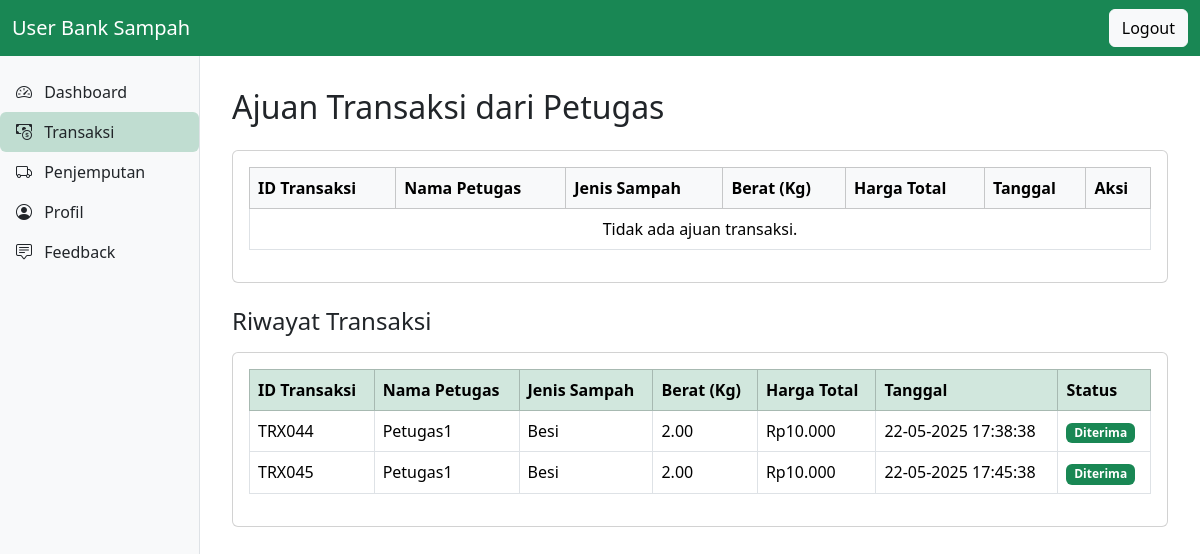
The app's page /user/user_transaksi.php (signed in), older data.
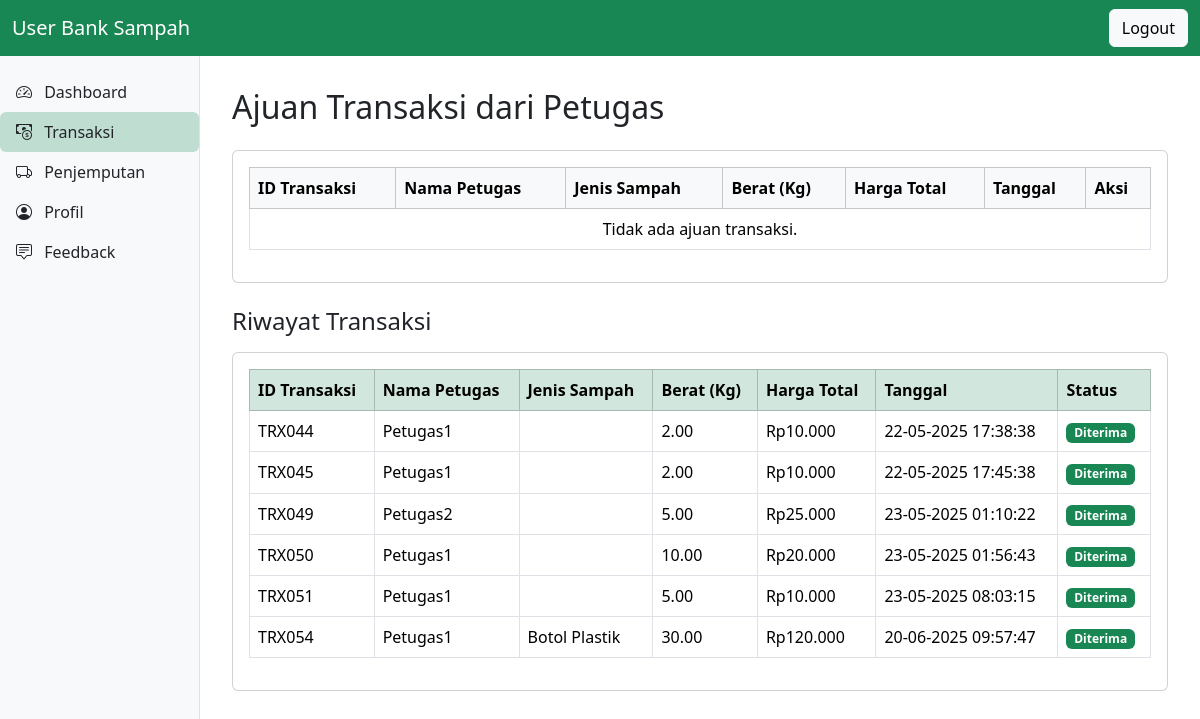
The same page, newer data.
### tables this page shows
CREATE TABLE `transaksi` (
  `id_transaksi` int(10) UNSIGNED NOT NULL,
  `id_petugas` int(10) UNSIGNED NOT NULL,
  `id_user` int(10) UNSIGNED NOT NULL,
  `id_sampah` int(10) UNSIGNED NOT NULL,
  `nama_sampah` varchar(100) DEFAULT NULL,
  `jumlah` decimal(10,2) DEFAULT NULL,
  `harga` decimal(10,2) DEFAULT NULL,
  `tanggal` datetime DEFAULT NULL,
  `status` enum('menunggu','diterima','ditolak') NOT NULL DEFAULT 'menunggu'
);

CREATE TABLE `petugas` (
  `id_petugas` int(10) UNSIGNED NOT NULL,
  `nama_petugas` varchar(75) DEFAULT NULL,
  `username` varchar(50) DEFAULT NULL,
  `password` varchar(255) NOT NULL,
  `no_hp` varchar(20) NOT NULL,
  `role` enum('petugas') DEFAULT NULL
);

### user/user_transaksi.php (the view, shortened to what the changed rows need)
<?php
require_once '../config/db.php';
$username = $_SESSION['username'] ?? 'User';
$queryUser = $conn->prepare("SELECT id_user FROM user WHERE username = ?");
$queryUser->bind_param("s", $username);
$queryUser->execute();
$resultUser = $queryUser->get_result();
$dataUser = $resultUser->fetch_assoc();
$id_user = $dataUser['id_user'] ?? 0;
?>
<!DOCTYPE html>
<html lang="id">
    <head>
        <link href="https://cdn.jsdelivr.net/npm/bootstrap@5.3.3/dist/css/bootstrap.min.css" rel="stylesheet" />
        <link href="https://cdn.jsdelivr.net/npm/bootstrap-icons@1.10.5/font/bootstrap-icons.css" rel="stylesheet" />
        <link href="../assets/css/masyarakat.css" rel="stylesheet" />
    </head>
    <body>
        <main class="main-content">
            <h2 class="mb-4">Ajuan Transaksi dari Petugas</h2>
            <div class="card mb-4">
                <div class="card-body table-responsive">
                    <table class="table table-bordered">
                        <thead class="table-light">
                            <tr>
                                <th>ID Transaksi</th>
                                <th>Nama Petugas</th>
                                <th>Jenis Sampah</th>
                                <th>Berat (Kg)</th>
                                <th>Harga Total</th>
                                <th>Tanggal</th>
                                <th>Aksi</th>
                            </tr>
                        </thead>
                    </table>
                </div>
            </div>
            <div class="card">
                <div class="card-body table-responsive">
                    <table class="table table-bordered">
                        <thead class="table-success">
                            <tr>
                                <th>ID Transaksi</th>
                                <th>Nama Petugas</th>
                                <th>Jenis Sampah</th>
                                <th>Berat (Kg)</th>
                                <th>Harga Total</th>
                                <th>Tanggal</th>
                                <th>Status</th>
                            </tr>
                        </thead>
                        <tbody>
                        <?php
                        $sql = "SELECT t.*, p.nama_petugas, (t.harga * t.jumlah) AS total_harga
                                FROM transaksi t
                                JOIN petugas p ON t.id_petugas = p.id_petugas
                                WHERE t.id_user = ? AND t.status IN ('diterima', 'ditolak')";
                        $stmt = $conn->prepare($sql);
                        $stmt->bind_param("i", $id_user);
                        $stmt->execute();
                        $result = $stmt->get_result();
                        if ($result->num_rows > 0) {
                            while ($row = $result->fetch_assoc()) {
                                $badge = $row['status'] === 'diterima' ? 'success' : 'danger';
                                echo "<tr>
                                    <td>TRX" . str_pad($row['id_transaksi'], 3, '0', STR_PAD_LEFT) . "</td>
                                    <td>{$row['nama_petugas']}</td>
                                    <td>{$row['nama_sampah']}</td>
                                    <td>{$row['jumlah']}</td>
                                    <td>Rp" . number_format($row['total_harga'], 0, ',', '.') . "</td>
                                    <td>" . date('d-m-Y H:i:s', strtotime($row['tanggal'])) . "</td>
                                    <td><span class='badge bg-$badge'>" . ucfirst($row['status']) . "</span></td>
                                </tr>";
                            }
                        } else {
                            echo "<tr><td colspan='7' class='text-center'>Tidak ada riwayat transaksi.</td></tr>";
                        }
                        ?>
                        </tbody>
                    </table>
                </div>
            </div>
        </main>
    </body>
</html>

Row changes from the older to the newer data that the page shows:
changed transaksi "044": nama_sampah "Besi" → (not shown)
changed transaksi "045": nama_sampah "Besi" → (not shown)
added transaksi: id_transaksi "049", id_petugas.nama_petugas "Petugas2", jumlah "5.00", total_harga "25.000", tanggal "23-05-2025 01:10:22", status "Diterima"
added transaksi: id_transaksi "050", id_petugas.nama_petugas "Petugas1", jumlah "10.00", total_harga "20.000", tanggal "23-05-2025 01:56:43", status "Diterima"
added transaksi: id_transaksi "051", id_petugas.nama_petugas "Petugas1", jumlah "5.00", total_harga "10.000", tanggal "23-05-2025 08:03:15", status "Diterima"
added transaksi: id_transaksi "054", id_petugas.nama_petugas "Petugas1", nama_sampah "Botol Plastik", jumlah "30.00", total_harga "120.000", tanggal "20-06-2025 09:57:47", status "Diterima"
